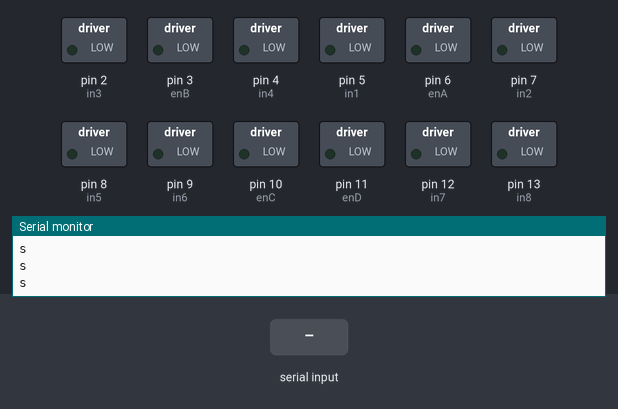
The sketch below on a simulated Arduino Uno, built with avr-gcc and run on an emulated ATmega328P. On the bench: switched loads named in the sketch (green lamp = pin HIGH), the last lines printed to the serial monitor. The inputs (shaded band) are chosen by the test bench.

Above: at 1.2 s.
1.3 s: "1\n" received over Serial
At 1.6 s:
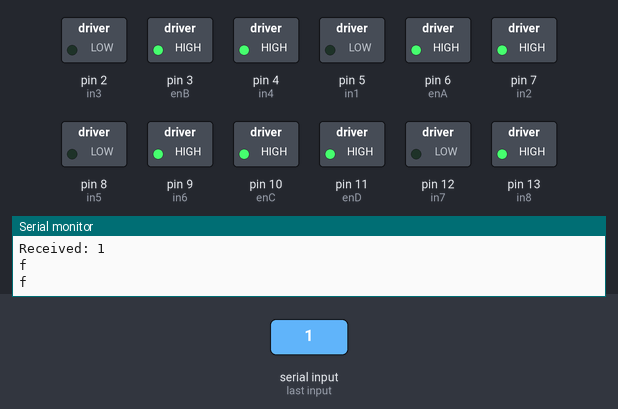
2.8 s: "2\n" received over Serial
At 3.9 s:
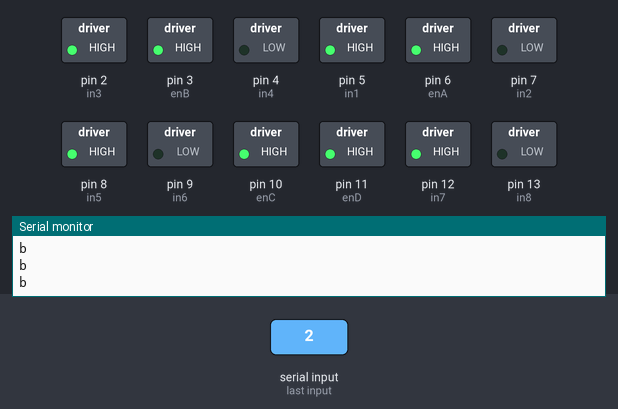
4.3 s: "3\n" received over Serial
At 5.1 s:
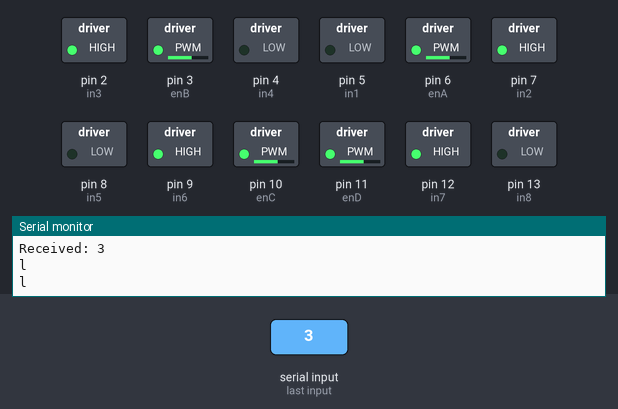
5.8 s: "4\n" received over Serial
At 6.2 s:
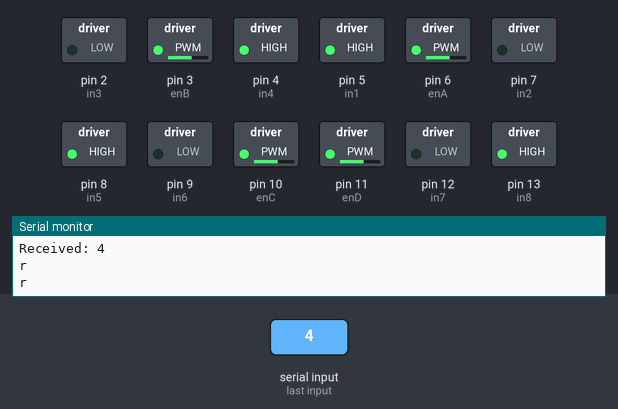
7.3 s: "5\n" received over Serial
At 8.5 s:
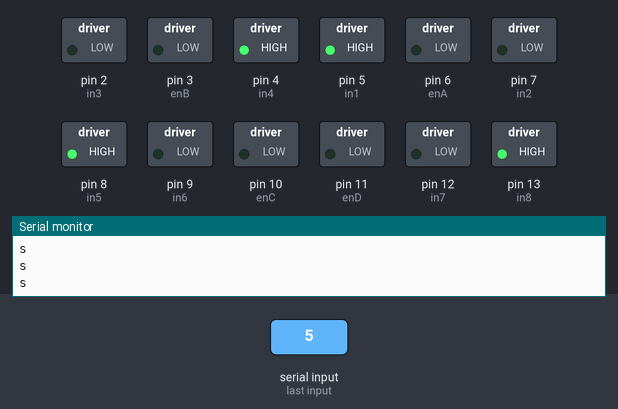
8.8 s: "1\n" received over Serial
At 9.7 s:
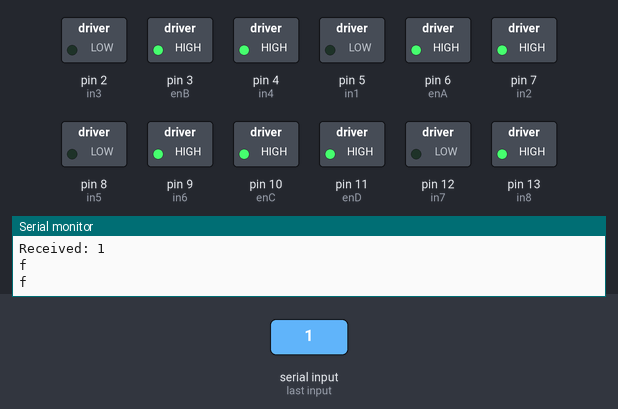
Timing chart, 0 to 11.3 s (numbered marks = the images above; inputs shaded):
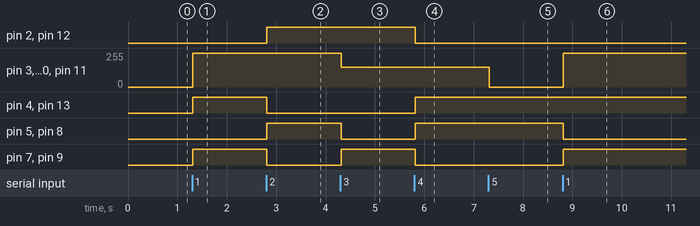

The sketch:

arduinocode.ino
```cpp
// Motor A connections
int enA = 6;
int in1 = 5;
int in2 = 7;

// Motor B connections
int enB = 3;
int in3 = 2;
int in4 = 4;

// Motor C connections
int enC = 10;
int in5 = 8;
int in6 = 9;

// Motor D connections
int enD = 11;
int in7 = 12;
int in8 = 13;

int state = 5;

// Function to set motors for forward direction
void forward() {
  analogWrite(enA, 255);  // Set Motor A speed (0-255)
  analogWrite(enB, 255);  // Set Motor B speed (0-255)
  analogWrite(enC, 255);  // Set Motor C speed (0-255)
  analogWrite(enD, 255);  // Set Motor D speed (0-255)

  // Set motor directions for forward movement
  digitalWrite(in1, LOW);
  digitalWrite(in2, HIGH);
  digitalWrite(in3, LOW);
  digitalWrite(in4, HIGH);
  digitalWrite(in5, LOW);
  digitalWrite(in6, HIGH);
  digitalWrite(in7, LOW);
  digitalWrite(in8, HIGH);
}

// Function to set motors for backward direction
void backward() {
  analogWrite(enA, 255);  // Set Motor A speed (0-255)
  analogWrite(enB, 255);  // Set Motor B speed (0-255)
  analogWrite(enC, 255);  // Set Motor C speed (0-255)
  analogWrite(enD, 255);  // Set Motor D speed (0-255)

  // Set motor directions for backward movement
  digitalWrite(in1, HIGH);
  digitalWrite(in2, LOW);
  digitalWrite(in3, HIGH);
  digitalWrite(in4, LOW);
  digitalWrite(in5, HIGH);
  digitalWrite(in6, LOW);
  digitalWrite(in7, HIGH);
  digitalWrite(in8, LOW);
}

// Function to set motors for left direction
void left() {
  analogWrite(enA, 150);  // Set Motor A speed (0-255)
  analogWrite(enB, 150);  // Set Motor B speed (0-255)
  analogWrite(enC, 150);  // Set Motor C speed (0-255)
  analogWrite(enD, 150);  // Set Motor D speed (0-255)

  // Set motor directions for left movement
  digitalWrite(in1, LOW);
  digitalWrite(in2, HIGH);
  digitalWrite(in3, HIGH);
  digitalWrite(in4, LOW);
  digitalWrite(in5, LOW);
  digitalWrite(in6, HIGH);
  digitalWrite(in7, HIGH);
  digitalWrite(in8, LOW);
}

// Function to set motors for right direction
void right() {
  analogWrite(enA, 150);  // Set Motor A speed (0-255)
  analogWrite(enB, 150);  // Set Motor B speed (0-255)
  analogWrite(enC, 150);  // Set Motor C speed (0-255)
  analogWrite(enD, 150);  // Set Motor D speed (0-255)

  // Set motor directions for right movement
  digitalWrite(in1, HIGH);
  digitalWrite(in2, LOW);
  digitalWrite(in3, LOW);
  digitalWrite(in4, HIGH);
  digitalWrite(in5, HIGH);
  digitalWrite(in6, LOW);
  digitalWrite(in7, LOW);
  digitalWrite(in8, HIGH);
}

// Function to stop the motors
void stopMotors() {
  analogWrite(enA, 0);
  analogWrite(enB, 0);
  analogWrite(enC, 0);
  analogWrite(enD, 0);
}

void setup() {
  // Set all the motor control pins to OUTPUT
  pinMode(enA, OUTPUT);
  pinMode(enB, OUTPUT);
  pinMode(in1, OUTPUT);
  pinMode(in2, OUTPUT);
  pinMode(in3, OUTPUT);
  pinMode(in4, OUTPUT);
  pinMode(enC, OUTPUT);
  pinMode(enD, OUTPUT);
  pinMode(in5, OUTPUT);
  pinMode(in6, OUTPUT);
  pinMode(in7, OUTPUT);
  pinMode(in8, OUTPUT);

  // Stop the motors initially
  stopMotors();
  Serial.begin(9600);
}

void loop() {
  // Test each direction for 2 seconds
  if (Serial.available() > 0) {
    int numb = Serial.parseInt();  // Read the incoming number
    Serial.print("Received: ");
    Serial.println(numb);

    if (numb != 0) {
      state = numb;
    }

    switch (state) {
      case 1:
        forward();
        Serial.println("f");
        break;
      case 2:
        backward();
        Serial.println("b");
        break;
      case 3:
        left();
        Serial.println("l");
        break;
      case 4:
        right();
        Serial.println("r");
        break;
      case 5:
        stopMotors();
        Serial.println("s");
        break;
    }
  }
  switch (state) {
    case 1:
      forward();
      Serial.println("f");
      break;
    case 2:
      backward();
      Serial.println("b");
      break;
    case 3:
      left();
      Serial.println("l");
      break;
    case 4:
      right();
      Serial.println("r");
      break;
    case 5:
      stopMotors();
      Serial.println("s");
      break;
  }
}
```

Measured:
- after the input at 1.3 s, pin 3 (enB), pin 6 (enA), pin 10 (enC), pin 11 (enD): 0/255 → 255/255 at once; pin 4 (in4), pin 7 (in2), pin 9 (in6), pin 13 (in8): LOW → HIGH at once
- after the input at 2.8 s, pin 2 (in3), pin 5 (in1), pin 8 (in5), pin 12 (in7): LOW → HIGH at once; pin 4 (in4), pin 7 (in2), pin 9 (in6), pin 13 (in8): HIGH → LOW at once
- after the input at 4.3 s, pin 3 (enB), pin 6 (enA), pin 10 (enC), pin 11 (enD): 255/255 → 150/255 at once; pin 5 (in1), pin 8 (in5): HIGH → LOW at once; pin 7 (in2), pin 9 (in6): LOW → HIGH at once
- after the input at 5.8 s, pin 2 (in3), pin 7 (in2), pin 9 (in6), pin 12 (in7): HIGH → LOW at once; pin 4 (in4), pin 5 (in1), pin 8 (in5), pin 13 (in8): LOW → HIGH at once
- after the input at 7.3 s, pin 3 (enB), pin 6 (enA), pin 10 (enC), pin 11 (enD): 150/255 → 0/255 at once
- after the input at 8.8 s, pin 3 (enB), pin 6 (enA), pin 10 (enC), pin 11 (enD): 0/255 → 255/255 at once; pin 5 (in1), pin 8 (in5): HIGH → LOW at once; pin 7 (in2), pin 9 (in6): LOW → HIGH at once
